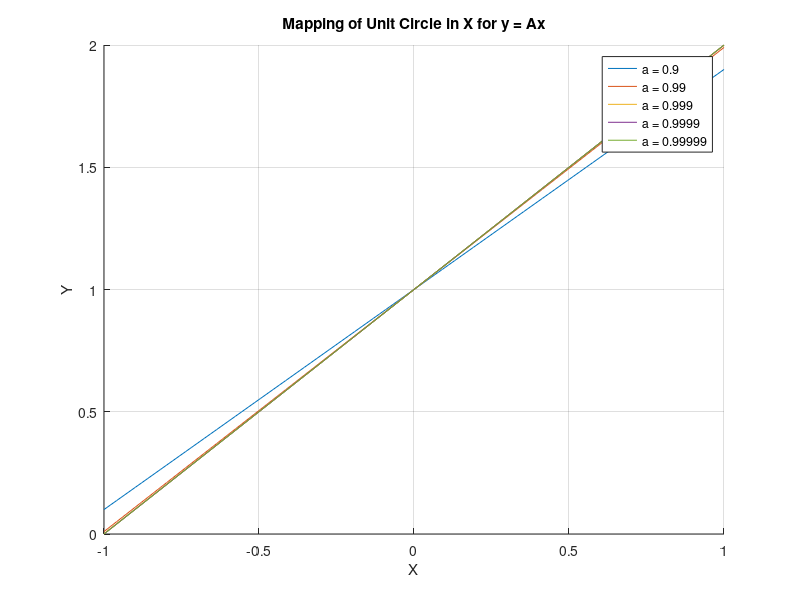

MATLAB code for this plot:
% Values of 'a' getting close to 1
a_values = [0.9, 0.99, 0.999, 0.9999, 0.99999];

% Create a figure to plot the results
figure;
hold on;

for a = a_values
    % Define the matrix A for the current 'a' value
    A = [1, a; a, 1];
    
    % Generate points on the unit circle in x-direction
    x_unit_circle = linspace(-1, 1, 100); % Create 100 points along the unit circle
    
    % Calculate the corresponding y-values using y = Ax
    y_mapped = A(2, 1) * x_unit_circle + A(2, 2); % y = ax + b
    
    % Plot the mapped x-values
    plot(x_unit_circle, y_mapped, 'DisplayName', ['a = ', num2str(a)]);
end

title('Mapping of Unit Circle in X for y = Ax');
xlabel('X');
ylabel('Y');
legend('Location', 'best');
grid on;

hold off;
